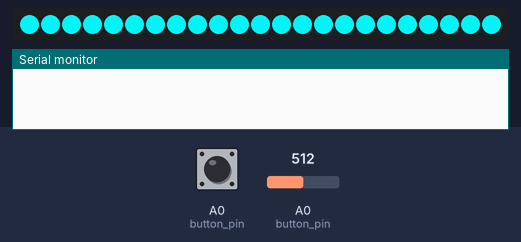
A sketch run on a simulated Arduino Uno, built with avr-gcc and run on an emulated ATmega328P. Shown: 23 RGB LEDs in strip order, left to right, the last lines printed to the serial monitor. Inputs (shaded band) come from the test bench; at power-on: A0 (button_pin) HIGH, A0 (button_pin) = 512.

Above: at 1.2 s.
1.3 s: A0 (button_pin) pulled LOW for 0.15 s
At 2.5 s:
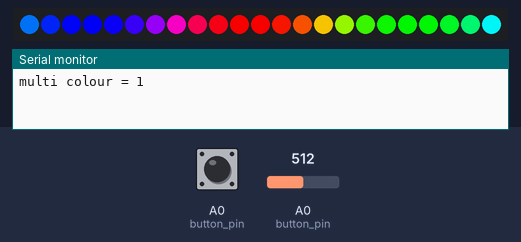
4.4 s: A0 (button_pin) set to 122
At 7.3 s:
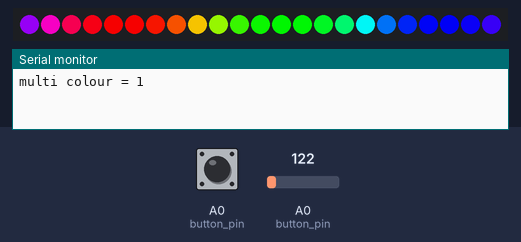
7.4 s: A0 (button_pin) pulled LOW for 1 s
At 8.4 s:
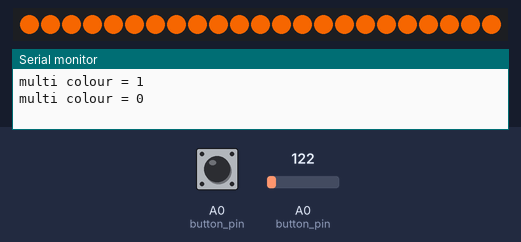
9.9 s: A0 (button_pin) set to 306
At 10.3 s:
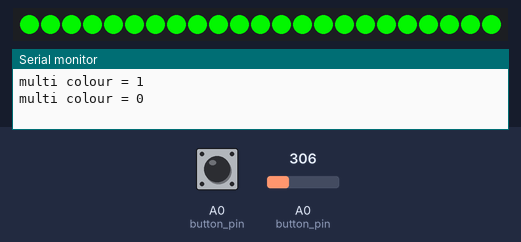
11.4 s: A0 (button_pin) pulled LOW for 0.15 s
At 12.5 s:
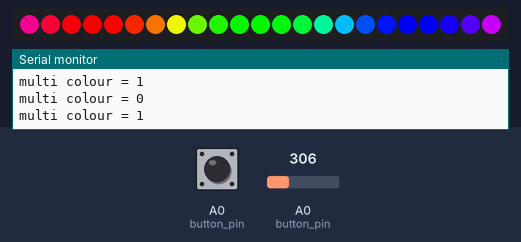
14.5 s: A0 (button_pin) set to 12
At 15.08 s:
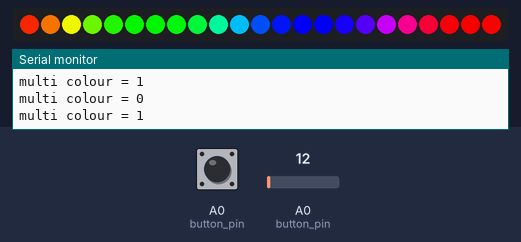
Timing chart, 0 to 17.5 s (numbered marks = the images above; inputs shaded):
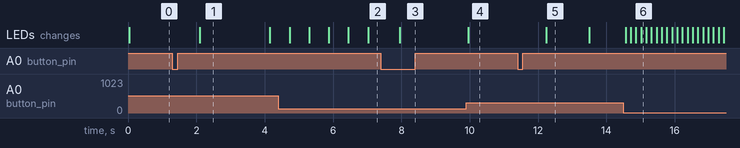

The sketch:

peppers_lamp_esp8266.ino
```cpp
/** code to run lamp

pin connections

ws2811 data pin ---> pin 12 (D6)
push button topside ----> pin 14 (D5) ---> 10k ohm pulluup ---> 3.3V
push button bottomside ---> 220 ohm ---> GND
potentiometer middle ---> A0
potentiometer outer pins ---> GND, 3.3V

****/


#include <Adafruit_NeoPixel.h>
#include <Math.h>
#ifndef PSTR
 #define PSTR // Make Arduino Due happy
#endif

#define PIN        12
#define NUMPIXELS 23

int button_pin = 14; //button pin

Adafruit_NeoPixel pixels(NUMPIXELS, PIN, NEO_GRB + NEO_KHZ800);


int hsv_colour;
bool multi_colour = false;
bool button_state;
bool prev_button_state = true;
unsigned long light_speed; //the speed at which the colours chagne for flash mode
unsigned long last_time;

const int analogInPin = A0;  // ESP8266 Analog Pin ADC0 = A0

int sensorValue = 0;  // value read from the pot
int last_sv = 0;
int q=0;

void setup() {
  pixels.begin();
  pixels.setBrightness(225);
  // initialize serial communication at 115200
  Serial.begin(9600);
  pinMode(button_pin, INPUT_PULLUP);
  //digitalWrite(button_pin, HIGH);
  delay(10);
  button_state = digitalRead(button_pin);
  //Serial.println(button_state);
  prev_button_state = button_state;
  last_time = millis();
}

//

void loop() {
  // read the analog in value
  sensorValue = 0x0000 | analogRead(analogInPin);
  //Serial.println(sensorValue);
  button_state = digitalRead(button_pin);

  //this logic means that we need to press the button, then take our hand off
  //so if we hold down the button it won't keep changing.
  //we press the button to change from mulit_colour to change colour
  if(!button_state){
    //Serial.println("here");
    if(prev_button_state){
      prev_button_state = button_state;
      multi_colour = !multi_colour; //toggle state
      Serial.print("multi colour = ");
      Serial.println(multi_colour);
    }
    delay(500); //avoid bounce (hopefully)
  } else {
    prev_button_state = button_state;
  }

  light_speed = map(sensorValue, 0, 1024, 100, 4000);


  if(millis() - last_time>light_speed){
    last_time = millis();
    q++;
    if(q>22) q = 0; //reset q if it gets greater than 22.

    if (light_speed > 3500){q=0;}//if we are above every 3s, then we don't change it but keep the lights static.
    if(multi_colour ) {
      for (uint16_t j = 0; j< pixels.numPixels(); j++){

        //for multi-colour, we keep changing the pixel colours
        pixels.setPixelColor(j, pixels.gamma32(pixels.ColorHSV((uint16_t ) ((int) ((double) hsv_colour + ((double) ((j+q)%pixels.numPixels()))*( 65535.0/23.0)) % 65535),255,255)));
      }
      pixels.show();
    }

  }

  //if we've changed the sensor value
  if(abs(sensorValue-last_sv)>20 && !multi_colour){
    //Serial.println("in if");
    hsv_colour = map(sensorValue, 0,1024,0,65535);
    for (uint16_t j = 0; j< pixels.numPixels(); j++){

      //for multi-colour, we keep changing the pixel colours
      if(multi_colour) pixels.setPixelColor(j, pixels.gamma32(pixels.ColorHSV((uint16_t ) ((int) ((double) hsv_colour + ((double) ((j+q)%pixels.numPixels()))*( 65535.0/23.0)) % 65535),255,255)));
      else pixels.setPixelColor(j, pixels.gamma32(pixels.ColorHSV((uint16_t )  hsv_colour ,255,255)));
    }
    pixels.show();
    last_sv = sensorValue;

  }
  // print the readings in the Serial Monitor


  delay(30);
}
```

Measured:
- after the input at 1.3 s, the LEDs: change after 0.80 s (image 1)
- after the input at 7.4 s, the LEDs: change after 0.55 s (image 3)
- after the input at 9.9 s, the LEDs: change after 0.05 s (image 4)
- after the input at 11.4 s, the LEDs: change after 0.84 s (image 5)
- what the display in image 1 shows lasts 2.1 s, from 2.1 s to 4.2 s
- what the display in image 5 shows lasts 1.3 s, from 12.2 s to 13.5 s
